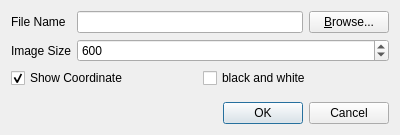
<?xml version="1.0" encoding="UTF-8"?>
<ui version="4.0">
 <class>SaveImageDialog</class>
 <widget class="QDialog" name="SaveImageDialog">
  <property name="geometry">
   <rect>
    <x>0</x>
    <y>0</y>
    <width>400</width>
    <height>135</height>
   </rect>
  </property>
  <property name="windowTitle">
   <string>Export as Image</string>
  </property>
  <layout class="QVBoxLayout" name="verticalLayout">
   <item>
    <layout class="QFormLayout" name="formLayout">
     <property name="fieldGrowthPolicy">
      <enum>QFormLayout::AllNonFixedFieldsGrow</enum>
     </property>
     <item row="0" column="0">
      <widget class="QLabel" name="fileNameLabel">
       <property name="text">
        <string>File Name</string>
       </property>
      </widget>
     </item>
     <item row="0" column="1">
      <layout class="QHBoxLayout" name="horizontalLayout">
       <item>
        <widget class="QLineEdit" name="fileNameEdit"/>
       </item>
       <item>
        <widget class="QPushButton" name="fileBrowseButton">
         <property name="text">
          <string>&amp;Browse...</string>
         </property>
        </widget>
       </item>
      </layout>
     </item>
     <item row="1" column="0">
      <widget class="QLabel" name="imageSizeLabel">
       <property name="text">
        <string>Image Size</string>
       </property>
      </widget>
     </item>
     <item row="1" column="1">
      <widget class="QSpinBox" name="imageSizeSpinBox">
       <property name="minimum">
        <number>1</number>
       </property>
       <property name="maximum">
        <number>5000</number>
       </property>
       <property name="value">
        <number>600</number>
       </property>
      </widget>
     </item>
    </layout>
   </item>
   <item>
    <layout class="QGridLayout" name="gridLayout">
     <item row="0" column="0">
      <widget class="QCheckBox" name="coordinateCheckBox">
       <property name="text">
        <string>Show Coordinate</string>
       </property>
       <property name="checked">
        <bool>true</bool>
       </property>
      </widget>
     </item>
     <item row="0" column="1">
      <widget class="QCheckBox" name="monochromeCheckBox">
       <property name="text">
        <string>black and white</string>
       </property>
      </widget>
     </item>
    </layout>
   </item>
   <item>
    <spacer name="verticalSpacer">
     <property name="orientation">
      <enum>Qt::Vertical</enum>
     </property>
     <property name="sizeHint" stdset="0">
      <size>
       <width>20</width>
       <height>40</height>
      </size>
     </property>
    </spacer>
   </item>
   <item>
    <widget class="QDialogButtonBox" name="buttonBox">
     <property name="orientation">
      <enum>Qt::Horizontal</enum>
     </property>
     <property name="standardButtons">
      <set>QDialogButtonBox::Cancel|QDialogButtonBox::Ok</set>
     </property>
    </widget>
   </item>
  </layout>
 </widget>
 <tabstops>
  <tabstop>fileNameEdit</tabstop>
  <tabstop>fileBrowseButton</tabstop>
  <tabstop>imageSizeSpinBox</tabstop>
  <tabstop>coordinateCheckBox</tabstop>
  <tabstop>monochromeCheckBox</tabstop>
  <tabstop>buttonBox</tabstop>
 </tabstops>
 <resources/>
 <connections>
  <connection>
   <sender>buttonBox</sender>
   <signal>accepted()</signal>
   <receiver>SaveImageDialog</receiver>
   <slot>accept()</slot>
   <hints>
    <hint type="sourcelabel">
     <x>248</x>
     <y>254</y>
    </hint>
    <hint type="destinationlabel">
     <x>157</x>
     <y>274</y>
    </hint>
   </hints>
  </connection>
  <connection>
   <sender>buttonBox</sender>
   <signal>rejected()</signal>
   <receiver>SaveImageDialog</receiver>
   <slot>reject()</slot>
   <hints>
    <hint type="sourcelabel">
     <x>316</x>
     <y>260</y>
    </hint>
    <hint type="destinationlabel">
     <x>286</x>
     <y>274</y>
    </hint>
   </hints>
  </connection>
 </connections>
</ui>
